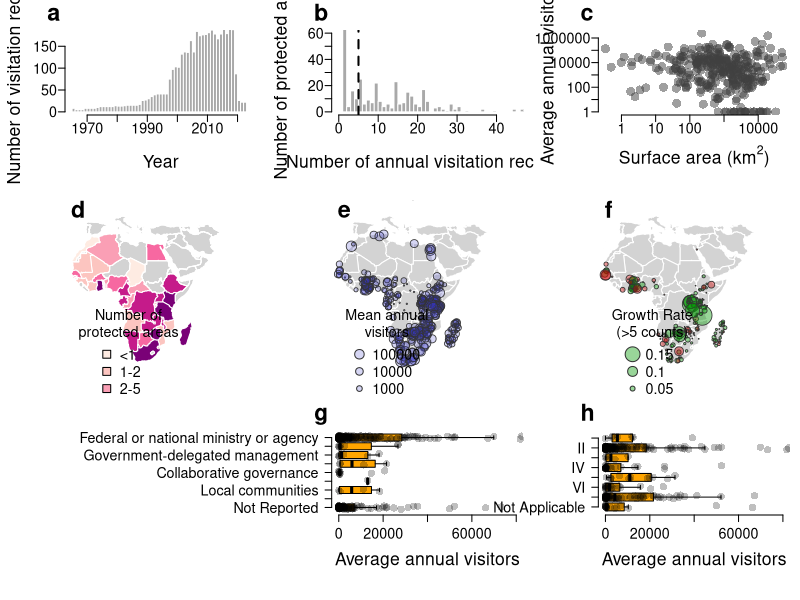

Write the R code that produced this figure.
#install.packages(c("maps","RColorBrewer"))
library(maps)
library(RColorBrewer)

# Read the data from the cleaned PAVIS Database
pavis <- read.csv("PAVIS_v1.1.csv", na.strings = "NULL")

# Create a new plot device
png(filename="Composite.png",width=28,height=28,units="cm",res=300)

#Set panel layout (bottom-left is left open to accommodate labels from panel G)
m <- (matrix(c(1,2,3,4,5,6,9,7,8), nrow = 3, ncol = 3, byrow = TRUE))
layout(mat = m)

#############################################
#                                           #
#               Panel A                     #
#                                           #
#############################################

# Plot margins
par(mai=c(0.85,0.65,0.3,0.10))

# Histogram of visitation record per year
hist(pavis$Year, main="", breaks=seq(1965, 2024,by=1),border="white",col="darkgrey",
     ylim=c(0,180),las=1,xlab="Year", ylab="Number of visitation records",   cex.axis=1.3, cex.lab= 1.6, mgp=c(3.2,0.6,0))

# Plot label
mtext("a",cex=1.4, font=2,side = 3, adj = -0.1, line = 0.5)

#############################################
#                                           #
#               Panel B                     #
#                                           #
#############################################

# Plot margins
par(mai=c(0.85,0.65,0.3,0.10))

# Histogram of visitation records 
hist(table(pavis$WDPAID), breaks=40, xlim=c(0,45),border="white",col="darkgrey",main="", las=1,ylim=c(0,60),
     xlab="Number of annual visitation records", ylab="Number of protected areas",   cex.axis=1.3, cex.lab= 1.6, mgp=c(3.2,0.6,0))

# Add a vertical line showing >5 records (these are the data plotted in panel F)
abline(v=5, lty=2, lwd=2)
# Plot label
mtext("b",cex=1.4, font=2,side = 3, adj = -0.1, line = 0.5)

#######################################################################################
#######################################################################################

# Reshape the data from long to wide format (i.e. a year by PA matrix)

# Separate the PA metadata from the visitation data
meta.dat <- pavis[2:12]
# Remove duplicates from the metadata
meta.dat.clean <- meta.dat[!duplicated(meta.dat),]

head(meta.dat.clean)

# Reshape the visitation data as a square PA x Year matrix
sq.dat <-  xtabs(Visitors+1~ WDPAID + Year ,pavis)
sq.dat[xtabs(Visitors+1~ WDPAID + Year ,pavis)==0] <- NA

# Note, the metadata is ordered alphabetically by country, which differs for the visitation matrix.
# Thus, the data need to be aligned
visit.dat <- sq.dat[match(meta.dat.clean$WDPAID, row.names(sq.dat)),]

# Check that the WDPAIDs are the same
meta.dat.clean$WDPAID== row.names(visit.dat)

# Calculate the average annual visiation per protected area
visit.ave <- apply(visit.dat,1,function(x){mean(x,na.rm=T)})

#############################################
#                                           #
#               Panel C                     #
#                                           #
#############################################

# Set this to prevent scientific notation in axis labels
options(scipen=5)

# Set plot margins
par(mai=c(0.85,0.65,0.3,0.10))

# Make plot of annual visitation vs. surface area of protected area (both axes on log-scale)
plot(meta.dat.clean$REP_AREA,visit.ave, log="xy", las=1,pch=16, col=rgb(0.25,0.25,0.25,0.5),
     xlab=expression("Surface area (km"^ 2*")"), ylab="Average annual visitors",cex=1.8,   
     cex.axis=1.3, cex.lab= 1.6, mgp=c(3.2,0.6,0), bty="n")

# Plot Label
mtext("c",cex=1.4, font=2,side = 3, adj = -0.1, line = 0.5)

#############################################
#                                           #
#               Panel D                     #
#                                           #
#############################################

# Create a vector with ISO codes for countries with data
ISO.code <- names(table(meta.dat.clean$ISO))

# Identify the full country names to match with base layers in 'maps' package
country.name <- iso.expand(ISO.code)

# The number of protected areas per country with visitor counts
pas <-  as.numeric(table(meta.dat.clean$ISO))

# Set plot margins
par(mai=c(0,0,0,0))

# Create basemap
map("world", fill=T, col="lightgrey", lwd=1, border="white",
    xlim=c(-20,55), ylim=c(-40,40))

# Select a colour ramp
ramp <- brewer.pal(6,"RdPu")

# Identify breaks for the colour ramp
brks <- as.numeric(cut(pas, c(0,1,2,5,10,20,50)))

# Labels for the legend
leg.txt <- c("<1", "1-2", "2-5", "5-10", "10-20", ">20")

# Match the values of each country to the colour ramp according to the predefined breaks
# The maps package has a weird notation for certain countries with multiple geometries, hence
# The need to extract text before a colon.
colss <- brks[match(gsub(":.*","",map("world", plot=FALSE)$names), country.name)]

# Map the number of protected areas with visitor data per country
map("world", fill=T, add=T,col=ramp[colss], lwd=1, border="white")
map("world", "Lesotho", fill=T, add=T,col="lightgrey", lwd=1, border="white")


# Plot a legend
legend(-15,-5, pch=22, pt.cex=1.8, leg.txt, cex=1.3,
       pt.bg=ramp, title="Number of\nprotected areas",bty="n")

# Label the panel
mtext("d",cex=1.4, font=2,side = 3, adj = 0.05, line = 0.5)

#############################################
#                                           #
#               Panel E                     #
#                                           #
#############################################

# Set plot margins
par(mai=c(0,0,0,0))

# Plot basemap
map("world", fill=T, col="lightgrey", lwd=1, border="white",
    xlim=c(-20,55), ylim=c(-40,40))

# Add points of protected area centroids, scaled by the average annual visitation
points(meta.dat.clean$Longitude, meta.dat.clean$Latitude,  cex=log(visit.ave+5)/6,pch=21, 
       bg=rgb(0.2,0.2,0.8,0.2), col=rgb(0.2,0.2,0.2,1), lwd=0.8)

# Add legend
legend(-15,-5, pch=21, cex=1.3,pt.cex=log(c(100000,10000,1000,100,10))/6, c("100000","10000","1000","100","10"),
pt.bg=rgb(0.2,0.2,0.8,0.2), col=rgb(0.2,0.2,0.2,1), title="Mean annual\nvisitors",bty="n")

# Label plot
mtext("e",cex=1.4, font=2,side = 3, adj = 0.05, line = 0.5)

#############################################
#                                           #
#               Panel F                     #
#                                           #
#############################################

# Create a blank vector for standardized growth rates
growth.rate <- rep(NA,dim(visit.dat)[1] )
# A vector with year information 
yrs <- 1964:2023

# Run a loop to calcualte growth rates
for (i in 1: dim(visit.dat)[1]){
  # Vector of visitation data per protected areas
  vect <- visit.dat[i,]
  # If there are 5 or more records, fit a linear regression and estimate the slope parameter
  if (length(vect[which(vect!=0)])>=6) {
    growth.rate[i] <- lm(vect[which(vect!=0)]~yrs[which(vect!=0)])$coefficients[2]/max(vect[which(vect!=0)])
  }
}

# Set plot margins
par(mai=c(0,0,0,0))

# Plot basemap
map("world", fill=T, col="lightgrey", lwd=1, border="white",
    xlim=c(-20,55), ylim=c(-40,40))

# Add points with centroids of protected areas, coloured by direction adn scale by size of growth rate
points(meta.dat.clean$Longitude, meta.dat.clean$Latitude,  cex=abs(growth.rate)*20,pch=21, 
       col=rgb(0.2,0.2,0.2,1), bg=ifelse(growth.rate>=0,rgb(0,0.6,0,0.4),rgb(0.8,0,0,0.4)), lwd=0.8)

# Add legend
legend(-15,-5, pch=21, cex=1.3,pt.cex=c(0.15,0.1,0.05,0.05,0.1,0.15)*20, c("0.15","0.1","0.05","-0.05","-0.1", "-0.15"),
       pt.bg=c(rgb(0,0.6,0,0.4),rgb(0,0.6,0,0.4),rgb(0,0.6,0,0.4), rgb(0.8,0,0,0.4),rgb(0.8,0,0,0.4),rgb(0.8,0,0,0.4))
       , col=rgb(0.2,0.2,0.2,1), title="Growth Rate\n(>5 counts)",bty="n")

# Label panel
mtext("f",cex=1.4, font=2,side = 3, adj = 0.05, line = 0.5)


#############################################
#                                           #
#               Panel G                     #
#                                           #
#############################################

# Set plot margins
par(mai=c(0.85,0.65,0.3,0.10))

# Create factors for governance categories
GOV_TYPE <- factor(meta.dat.clean$GOV_TYPE , levels=rev(c("Federal or national ministry or agency",
                                                          "Sub-national ministry or agency", "Government-delegated management", "Joint governance", "Collaborative governance",
                                                          "Individual landowners", "Local communities", "Not Applicable", "Not Reported")))

# Creat box plot
boxplot(visit.ave+1~GOV_TYPE, outline=F, frame=F, horizontal=T,las=1, ylim=c(0,80000),log="",lty=1,ylab="", 
        cex.axis=1.3, cex.lab= 1.6, mgp=c(3.2,0.6,0),xlab= "Average annual visitors", col="orange")

# Add points for individual protected areas
stripchart(visit.ave+1~GOV_TYPE,
           method = "jitter",jitter=0.2, 
           pch = 16, cex=1.5 , 
           col = rgb(0,0,0,0.25),  
           vertical = FALSE,   
           add = TRUE)

# Label panel
mtext("g",cex=1.4, font=2,side = 3, adj = -0.1, line = 0.5)

#############################################
#                                           #
#               Panel H                     #
#                                           #
#############################################

# Set plot margins
par(mai=c(0.85,0.65,0.3,0.10))

# Create factors of IUCN management categories
IUCN_Cat <- factor( meta.dat.clean$IUCN_Cat , levels=rev(c("Ib", "II", "III", "IV", "V", "VI", "Not Reported", "Not Applicable")))

# Make boxplot
boxplot(visit.ave+1~IUCN_Cat, outline=F, frame=F,horizontal=T,las=1, ylim=c(0,80000),log="",lty=1,ylab="", 
        cex.axis=1.3, cex.lab= 1.6, mgp=c(3.2,0.6,0),xlab= "Average annual visitors", col="orange")

# Add poiunts for individual protectedd areas
stripchart(visit.ave+1~IUCN_Cat,
           method = "jitter",jitter=0.2, 
           pch = 16, cex=1.5 , 
           col = rgb(0,0,0,0.25),  
           vertical = FALSE,   
           add = TRUE)

# Label panel
mtext("h",cex=1.4, font=2,side = 3, adj = -0.1, line = 0.5)


# Close the plot device and save the image
dev.off()

#############################################################################################


#############################################################################################
